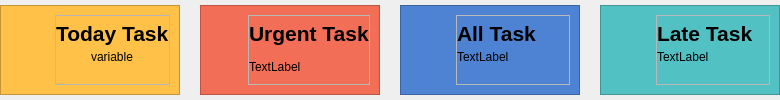
                  <widget class="QWidget" name="cardFrame" native="true">
                   <layout class="QHBoxLayout" name="horizontalLayout_7">
                    <property name="spacing">
                     <number>20</number>
                    </property>
                    <property name="leftMargin">
                     <number>0</number>
                    </property>
                    <property name="topMargin">
                     <number>0</number>
                    </property>
                    <property name="rightMargin">
                     <number>0</number>
                    </property>
                    <property name="bottomMargin">
                     <number>0</number>
                    </property>
                    <item>
                     <widget class="QFrame" name="todayCard">
                      <property name="minimumSize">
                       <size>
                        <width>180</width>
                        <height>80</height>
                       </size>
                      </property>
                      <property name="maximumSize">
                       <size>
                        <width>160</width>
                        <height>90</height>
                       </size>
                      </property>
                      <property name="styleSheet">
                       <string notr="true">#todayCard{
background-color: #ffc148;
}</string>
                      </property>
                      <property name="frameShape">
                       <enum>QFrame::StyledPanel</enum>
                      </property>
                      <property name="frameShadow">
                       <enum>QFrame::Raised</enum>
                      </property>
                      <layout class="QHBoxLayout" name="horizontalLayout_8">
                       <item>
                        <widget class="QLabel" name="todayTaskBG">
                         <property name="minimumSize">
                          <size>
                           <width>0</width>
                           <height>0</height>
                          </size>
                         </property>
                         <property name="maximumSize">
                          <size>
                           <width>40</width>
                           <height>40</height>
                          </size>
                         </property>
                         <property name="styleSheet">
                          <string notr="true">#todayTaskBG {
/*background-color: #d89c25;
border-radius:15px;*/
 
}</string>
                         </property>
                         <property name="text">
                          <string/>
                         </property>
                         <property name="pixmap">
                          <pixmap resource="../SEP_Project/resources.qrc">:/icons_v2/last-24-hours-svgrepo-com.svg</pixmap>
                         </property>
                         <property name="scaledContents">
                          <bool>true</bool>
                         </property>
                        </widget>
                       </item>
                       <item alignment="Qt::AlignLeft">
                        <widget class="QFrame" name="frame_2">
                         <property name="frameShape">
                          <enum>QFrame::StyledPanel</enum>
                         </property>
                         <property name="frameShadow">
                          <enum>QFrame::Raised</enum>
                         </property>
                         <layout class="QVBoxLayout" name="verticalLayout_3" stretch="0,0">
                          <property name="spacing">
                           <number>0</number>
                          </property>
                          <property name="leftMargin">
                           <number>0</number>
                          </property>
                          <property name="topMargin">
                           <number>0</number>
                          </property>
                          <property name="rightMargin">
                           <number>0</number>
                          </property>
                          <property name="bottomMargin">
                           <number>0</number>
                          </property>
                          <item alignment="Qt::AlignLeft">
                           <widget class="QLabel" name="todayHeader">
                            <property name="font">
                             <font>
                              <pointsize>16</pointsize>
                              <bold>true</bold>
                             </font>
                            </property>
                            <property name="text">
                             <string>Today Task</string>
                            </property>
                           </widget>
                          </item>
                          <item alignment="Qt::AlignHCenter|Qt::AlignTop">
                           <widget class="QLabel" name="todayTask">
                            <property name="text">
                             <string>variable</string>
                            </property>
                           </widget>
                          </item>
                         </layout>
                        </widget>
                       </item>
                      </layout>
                     </widget>
                    </item>
                    <item>
                     <widget class="QFrame" name="urgentCard">
                      <property name="minimumSize">
                       <size>
                        <width>180</width>
                        <height>80</height>
                       </size>
                      </property>
                      <property name="maximumSize">
                       <size>
                        <width>160</width>
                        <height>90</height>
                       </size>
                      </property>
                      <property name="styleSheet">
                       <string notr="true">#urgentCard{
background-color: #f26e56;
}</string>
                      </property>
                      <property name="frameShape">
                       <enum>QFrame::StyledPanel</enum>
                      </property>
                      <property name="frameShadow">
                       <enum>QFrame::Raised</enum>
                      </property>
                      <layout class="QHBoxLayout" name="horizontalLayout_9">
                       <item>
                        <widget class="QLabel" name="todayTaskBG_4">
                         <property name="minimumSize">
                          <size>
                           <width>0</width>
                           <height>0</height>
                          </size>
                         </property>
                         <property name="maximumSize">
                          <size>
                           <width>40</width>
                           <height>40</height>
                          </size>
                         </property>
                         <property name="styleSheet">
                          <string notr="true">#todayTaskBG {
background-color: #d89c25;
border-radius:15px;
}</string>
                         </property>
                         <property name="text">
                          <string/>
                         </property>
                         <property name="pixmap">
                          <pixmap resource="../SEP_Project/resources.qrc">:/icons/important-dates-svgrepo-com.svg</pixmap>
                         </property>
                         <property name="scaledContents">
                          <bool>true</bool>
                         </property>
                        </widget>
                       </item>
                       <item alignment="Qt::AlignLeft">
                        <widget class="QFrame" name="frame_4">
                         <property name="frameShape">
                          <enum>QFrame::StyledPanel</enum>
                         </property>
                         <property name="frameShadow">
                          <enum>QFrame::Raised</enum>
                         </property>
                         <layout class="QVBoxLayout" name="verticalLayout_5">
                          <property name="spacing">
                           <number>0</number>
                          </property>
                          <property name="leftMargin">
                           <number>0</number>
                          </property>
                          <property name="topMargin">
                           <number>0</number>
                          </property>
                          <property name="rightMargin">
                           <number>0</number>
                          </property>
                          <property name="bottomMargin">
                           <number>0</number>
                          </property>
                          <item>
                           <widget class="QLabel" name="urgentHeader">
                            <property name="font">
                             <font>
                              <pointsize>16</pointsize>
                              <bold>true</bold>
                             </font>
                            </property>
                            <property name="text">
                             <string>Urgent Task</string>
                            </property>
                           </widget>
                          </item>
                          <item>
                           <widget class="QLabel" name="urgentTask">
                            <property name="text">
                             <string>TextLabel</string>
                            </property>
                           </widget>
                          </item>
                         </layout>
                        </widget>
                       </item>
                      </layout>
                     </widget>
                    </item>
                    <item>
                     <widget class="QFrame" name="allTaskCard">
                      <property name="minimumSize">
                       <size>
                        <width>180</width>
                        <height>80</height>
                       </size>
                      </property>
                      <property name="maximumSize">
                       <size>
                        <width>160</width>
                        <height>90</height>
                       </size>
                      </property>
                      <property name="styleSheet">
                       <string notr="true">#allTaskCard{
background-color: #4e82d3;
}</string>
                      </property>
                      <property name="frameShape">
                       <enum>QFrame::StyledPanel</enum>
                      </property>
                      <property name="frameShadow">
                       <enum>QFrame::Raised</enum>
                      </property>
                      <layout class="QHBoxLayout" name="horizontalLayout_10">
                       <item>
                        <widget class="QLabel" name="todayTaskBG_3">
                         <property name="minimumSize">
                          <size>
                           <width>0</width>
                           <height>0</height>
                          </size>
                         </property>
                         <property name="maximumSize">
                          <size>
                           <width>40</width>
                           <height>40</height>
                          </size>
                         </property>
                         <property name="styleSheet">
                          <string notr="true">#todayTaskBG {
background-color: #d89c25;
border-radius:15px;
 
}</string>
                         </property>
                         <property name="text">
                          <string/>
                         </property>
                         <property name="pixmap">
                          <pixmap resource="../SEP_Project/resources.qrc">:/icons_v2/refresh-cw.svg</pixmap>
                         </property>
                         <property name="scaledContents">
                          <bool>true</bool>
                         </property>
                        </widget>
                       </item>
                       <item>
                        <widget class="QFrame" name="frame_3">
                         <property name="frameShape">
                          <enum>QFrame::StyledPanel</enum>
                         </property>
                         <property name="frameShadow">
                          <enum>QFrame::Raised</enum>
                         </property>
                         <layout class="QVBoxLayout" name="verticalLayout_4">
                          <property name="spacing">
                           <number>0</number>
                          </property>
                          <property name="leftMargin">
                           <number>0</number>
                          </property>
                          <property name="topMargin">
                           <number>0</number>
                          </property>
                          <property name="rightMargin">
                           <number>0</number>
                          </property>
                          <property name="bottomMargin">
                           <number>0</number>
                          </property>
                          <item>
                           <widget class="QLabel" name="allTaskHeader">
                            <property name="font">
                             <font>
                              <pointsize>16</pointsize>
                              <bold>true</bold>
                             </font>
                            </property>
                            <property name="text">
                             <string>All Task</string>
                            </property>
                           </widget>
                          </item>
                          <item alignment="Qt::AlignLeft|Qt::AlignTop">
                           <widget class="QLabel" name="allTask">
                            <property name="text">
                             <string>TextLabel</string>
                            </property>
                           </widget>
                          </item>
                         </layout>
                        </widget>
                       </item>
                      </layout>
                     </widget>
                    </item>
                    <item>
                     <widget class="QFrame" name="cancleCard">
                      <property name="minimumSize">
                       <size>
                        <width>180</width>
                        <height>80</height>
                       </size>
                      </property>
                      <property name="maximumSize">
                       <size>
                        <width>160</width>
                        <height>90</height>
                       </size>
                      </property>
                      <property name="styleSheet">
                       <string notr="true">#cancleCard{
background-color: #52c1c4;
}</string>
                      </property>
                      <property name="frameShape">
                       <enum>QFrame::StyledPanel</enum>
                      </property>
                      <property name="frameShadow">
                       <enum>QFrame::Raised</enum>
                      </property>
                      <layout class="QHBoxLayout" name="horizontalLayout_11">
                       <item>
                        <widget class="QLabel" name="todayTaskBG_2">
                         <property name="minimumSize">
                          <size>
                           <width>0</width>
                           <height>0</height>
                          </size>
                         </property>
                         <property name="maximumSize">
                          <size>
                           <width>40</width>
                           <height>40</height>
                          </size>
                         </property>
                         <property name="styleSheet">
                          <string notr="true">#todayTaskBG {
background-color: #d89c25;
border-radius:15px;
 
}</string>
                         </property>
                         <property name="text">
                          <string/>
                         </property>
                         <property name="pixmap">
                          <pixmap resource="../SEP_Project/resources.qrc">:/icons_v2/urgent-svgrepo-com.svg</pixmap>
                         </property>
                         <property name="scaledContents">
                          <bool>true</bool>
                         </property>
                        </widget>
                       </item>
                       <item>
                        <widget class="QFrame" name="frame_8">
                         <property name="frameShape">
                          <enum>QFrame::StyledPanel</enum>
                         </property>
                         <property name="frameShadow">
                          <enum>QFrame::Raised</enum>
                         </property>
                         <layout class="QVBoxLayout" name="verticalLayout_14">
                          <property name="spacing">
                           <number>0</number>
                          </property>
                          <property name="leftMargin">
                           <number>0</number>
                          </property>
                          <property name="topMargin">
                           <number>0</number>
                          </property>
                          <property name="rightMargin">
                           <number>0</number>
                          </property>
                          <property name="bottomMargin">
                           <number>0</number>
                          </property>
                          <item>
                           <widget class="QLabel" name="cancleHeader">
                            <property name="font">
                             <font>
                              <pointsize>16</pointsize>
                              <bold>true</bold>
                             </font>
                            </property>
                            <property name="text">
                             <string>Late Task</string>
                            </property>
                           </widget>
                          </item>
                          <item alignment="Qt::AlignLeft|Qt::AlignTop">
                           <widget class="QLabel" name="cancelTask">
                            <property name="text">
                             <string>TextLabel</string>
                            </property>
                           </widget>
                          </item>
                         </layout>
                        </widget>
                       </item>
                      </layout>
                     </widget>
                    </item>
                   </layout>
                  </widget>
